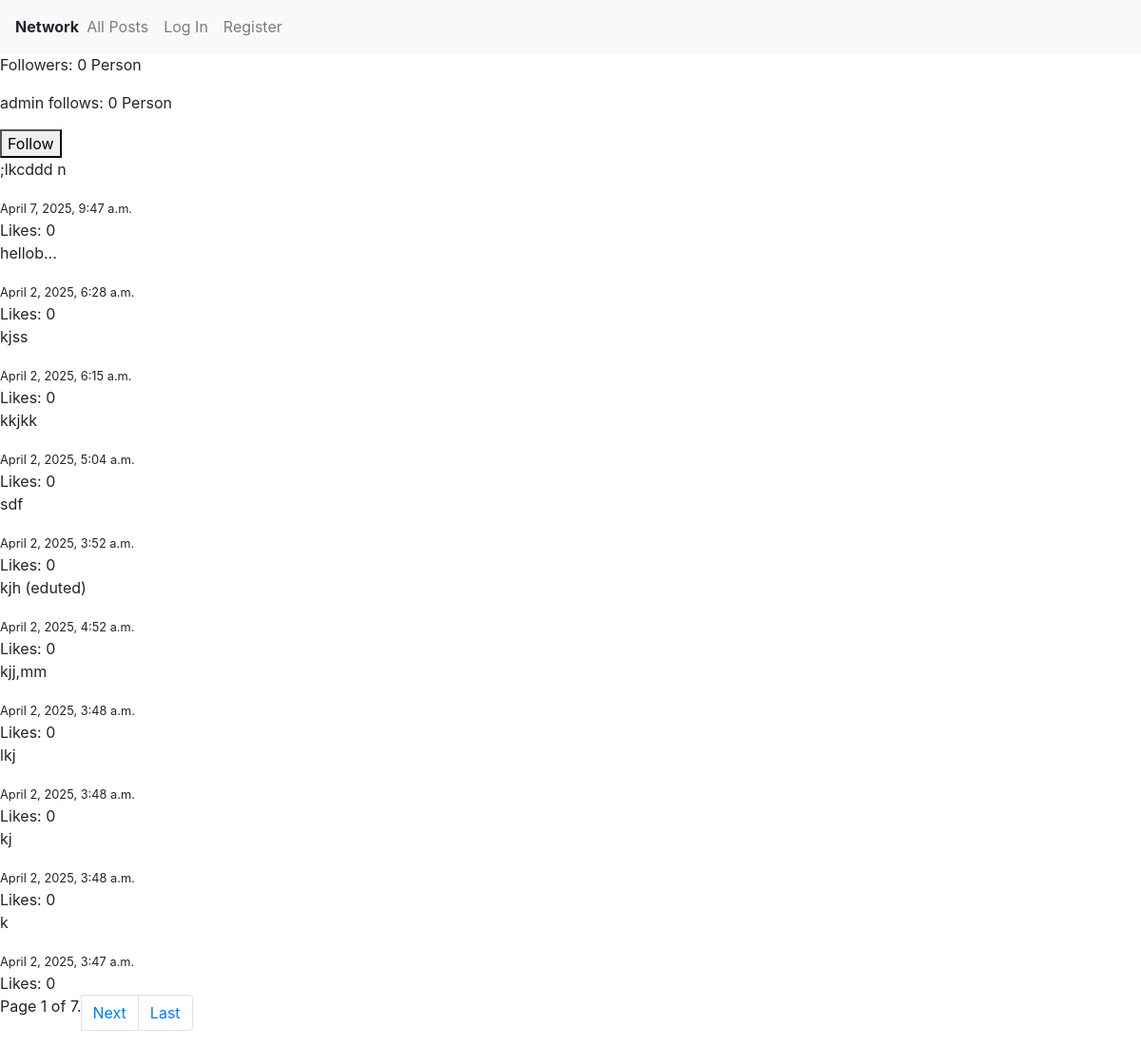
The app's page /profiles/admin, older data.
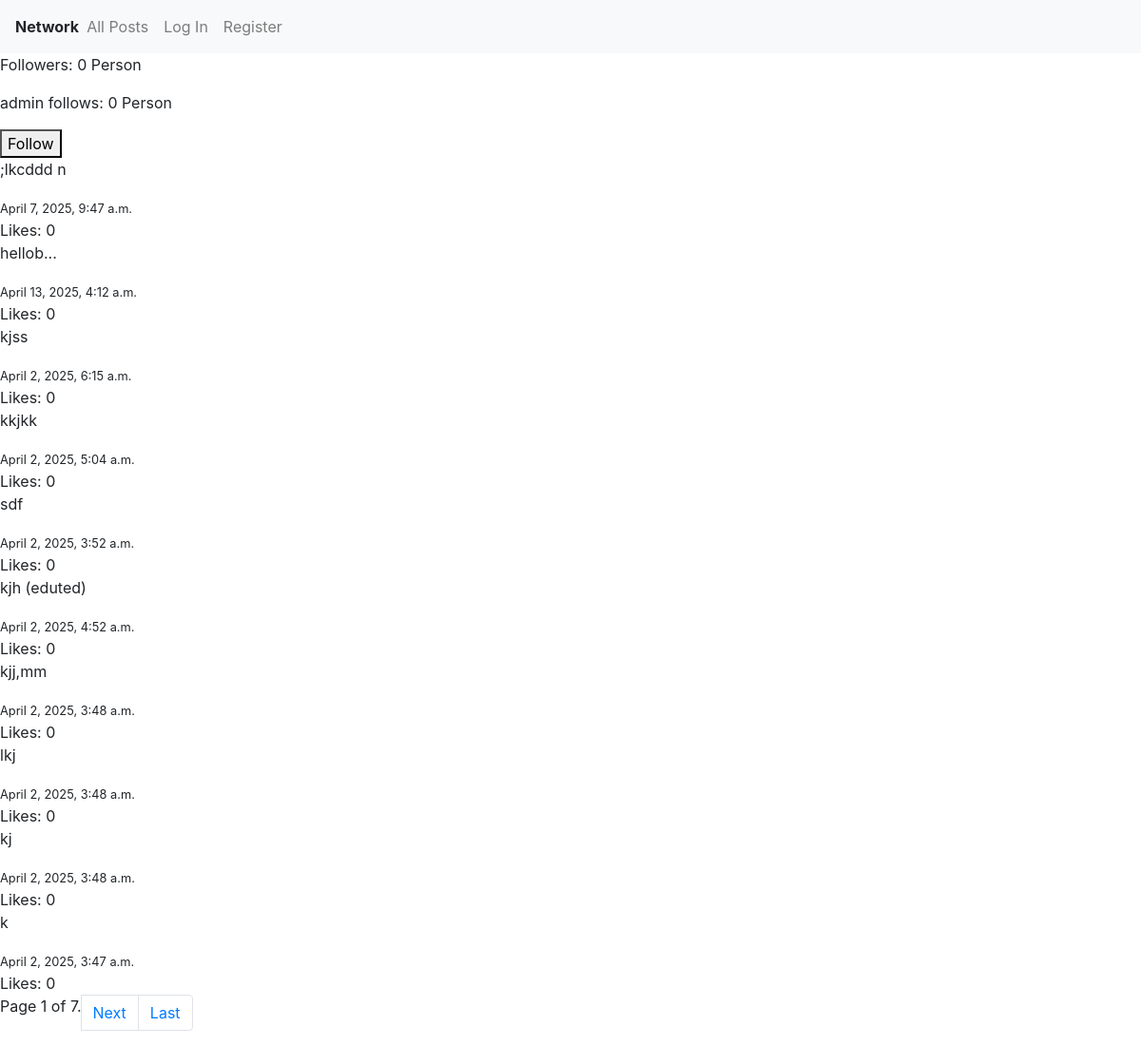
The same page, newer data.
### network/models.py (models this page shows, shortened)
class User(AbstractUser):
    pass

class Profile(models.Model):
    user = models.OneToOneField(User, on_delete=models.CASCADE)
    following = models.ManyToManyField("self", symmetrical=False, blank=True, related_name="followers")

class Post(models.Model):
  author = models.ForeignKey(User, on_delete=models.CASCADE)
  date_stamp = models.DateTimeField(auto_now_add=True)
  updated_at = models.DateTimeField(auto_now=True)
  content = models.TextField()
  def total_likes(self):
    return self.likes.count()

### network/views.py (the view)
# urls.py: path("profiles/<str:profile_owner>", views.ProfileView.as_view(), name="profile"),
class ProfileView(BasePostList):
    template_name = "network/profile.html"
    def get_queryset(self):
        self.profile_owner = get_object_or_404(User, username=self.kwargs["profile_owner"])
        return Post.objects.filter(author=self.profile_owner).order_by("-date_stamp")
    def get_context_data(self, **kwargs):
        context = super().get_context_data(**kwargs)
        user = self.request.user
        if user.is_authenticated:
            follow_status = user.profile.following.filter(id=self.profile_owner.profile.id).exists()
        else:
            follow_status = False
        context["profile_owner"] = self.profile_owner
        context["follow_status"] = follow_status
        return context

### network/templates/network/profile.html (shortened to what this page needs)
{% extends "network/layout.html" %}
{% block body %}
<header>
    <div>
        <p id="followers_p">Followers: {{profile_owner.profile.followers.count}} Person</p>
        <p>
            {% if request.user == profile_owner %}
            You follow: {{ profile_owner.profile.following.count }} Person
            {% else %}
            {{ profile_owner }} follows: {{ profile_owner.profile.following.count }} Person
            {% endif %}
        </p>
    </div>
    {% if not request.user == profile_owner %}
    <form id="follow_form">
        <button id="follow_btn" type="submit">
            {% if follow_status %}
            Unfolllow
            {% else %}
            Follow
            {% endif %}
        </button>
    </form>
    {% endif %}
</header>
<div class="post_list">
    {% for post in posts %}
    <div class="post" data-post-id="{{ post.id }}">
        <p>{{post.content}}</p>
        <small>
            {% if post.updated_at %}
            {{ post.updated_at }}
            {% else %}
            {{post.date_stamp}}
            {% endif %}
        </small>
        <div>Likes: {{ post.total_likes }}</div>
    </div>
    {% endfor %}
</div>
{% include 'network/pagination.html' %}
{% endblock %}

### network/templates/network/layout.html (shortened to what this page needs)
{% load static %}
<!DOCTYPE html>
<html lang="en">
<head>
    <link rel="stylesheet" href="https://stackpath.bootstrapcdn.com/bootstrap/4.4.1/css/bootstrap.min.css"
>
    <link href="{% static 'network/styles.css' %}" rel="stylesheet">
</head>
<body>
    <nav class="navbar navbar-expand-lg navbar-light bg-light">
        <strong>Network</strong>
        <div>
            <ul class="navbar-nav mr-auto">
                <li class="nav-item">
                    <a class="nav-link" href="{% url 'index' %}">All Posts</a>
                </li>
                {% if user.is_authenticated %}
                <li class="nav-item">
                    <a class="nav-link" href="#">Following</a>
                </li>
                <li class="nav-item">
                    <a class="nav-link" href="{% url 'logout' %}">Log Out</a>
                </li>
                {% else %}
                <li class="nav-item">
                    <a class="nav-link" href="{% url 'login' %}">Log In</a>
                </li>
                <li class="nav-item">
                    <a class="nav-link" href="{% url 'register' %}">Register</a>
                </li>
                {% endif %}
            </ul>
        </div>
    </nav>
    <div class="body">
        {% block body %}
        {% endblock %}
    </div>
</body>
</html>

### network/templates/network/pagination.html (shortened to what this page needs)
<nav aria-label="Page navigation example">
    <ul class="pagination">
        <li class="page-item"><span class="current">
                Page {{ page_obj.number }} of {{ page_obj.paginator.num_pages }}.
            </span></li>
        {% if page_obj.has_next %}
        <li class="page-item"><a class="page-link" href="?page={{page_obj.next_page_number}}">Next</a></li>
        <li class="page-item"><a class="page-link" href="?page={{page_obj.paginator.num_pages}}">Last</a></li>
        {% endif %}
    </ul>
</nav>

Row changes from the older to the newer data that the page shows:
changed Post "hellob...": updated_at "April 2, 2025, 6:28 a.m." → "April 13, 2025, 4:12 a.m."
